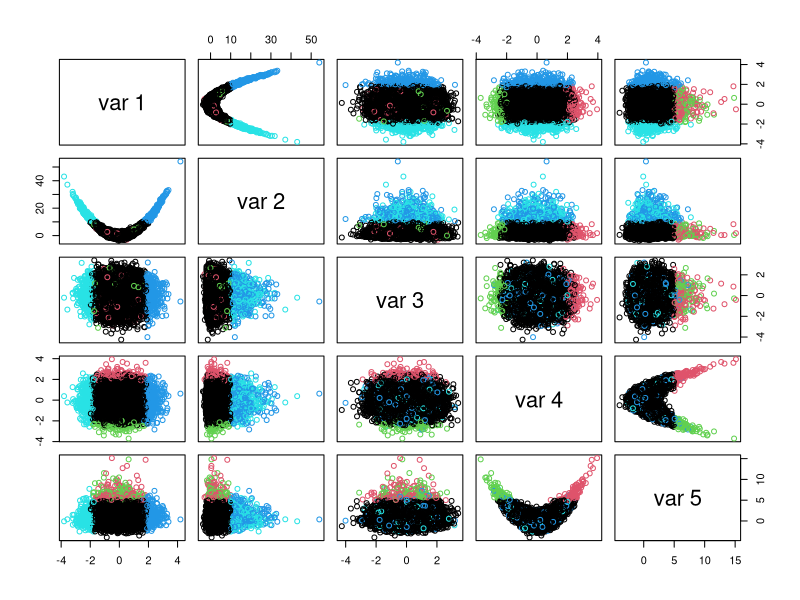

Write the R code that produced this figure.
logpi = function(x, p) apply(x,1,function(x) {
    -0.5 * (
        x[1]^2/(2*p$a1^2) +
        (p$B1*x[1]^2+x[2])^2 +
        x[3]^2 +
        x[4]^2/(2*p$a2^2) +
        (p$B2*x[4]^2+x[5])^2
    )
})

iid = function(n, p){
    x = matrix(rnorm(n*5), n, 5)
    x[, 1] = x[, 1] * p$a1
    x[, 2] = x[, 2] + p$B1 * (x[, 1]^2)
    x[, 4] = x[, 4] * p$a2
    x[, 5] = x[, 5] + p$B2 * (x[, 4]^2)
    return(x)
}


p = list(a1=1, a2=1, B1=3, B2=1)


sample = iid(1000000, p)

ranges = apply(sample, 2, range)

x = sample
reg1 = (x[, 4]>=0) * (x[, 5]>=5)
reg2 = (x[, 4]<0) * (x[, 5]>=5)
reg3 = (x[, 1]>=0) * (x[, 2]>=10)
reg4 = (x[, 1]<0) * (x[, 2]>=10)
reg5 = (1-reg1)*(1-reg2)*(1-reg3)*(1-reg4)
c(mean(reg1), mean(reg2), mean(reg3), mean(reg4), mean(reg5))

colors = rep(1, nrow(sample))
colors[reg1==1] = 2
colors[reg2==1] = 3
colors[reg3==1] = 4
colors[reg4==1] = 5

pairs(sample[1:10000, ], col=colors[1:10000])


